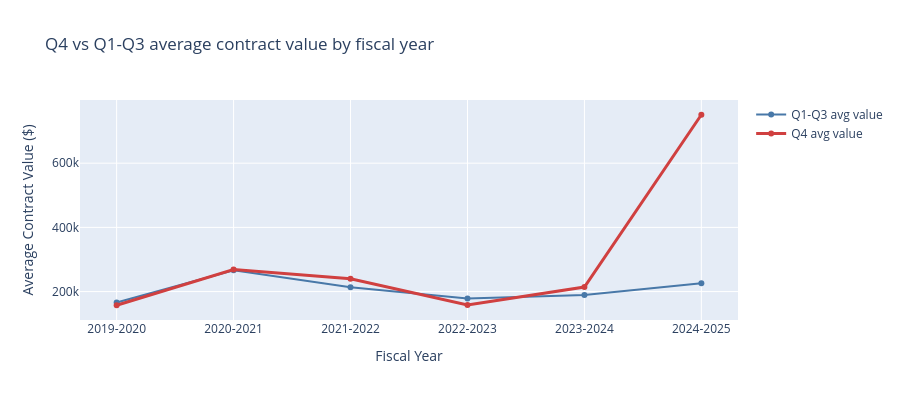

Here is the notebook cell this chart was saved with:
### Markdown cell above
The Q4 rush operates through two channels: new contracts and amendments. Both are more concentrated in Q4. Any oversight response needs to address both.

### Code cell
# Year-over-year Q4 trend
q4_trend = con.sql("""
    SELECT fiscal_year,
        ROUND(AVG(CASE WHEN quarter='Q4' THEN val END), 0) AS q4_avg_val,
        ROUND(AVG(CASE WHEN quarter!='Q4' THEN val END), 0) AS other_avg_val
    FROM analysis
    WHERE instrument_type = 'C' AND reporting_period >= '2019-2020' AND fiscal_year <= '2024-2025'
    GROUP BY fiscal_year ORDER BY fiscal_year
""").pl().to_pandas()

fig = go.Figure()
fig.add_trace(go.Scatter(x=q4_trend['fiscal_year'], y=q4_trend['other_avg_val'], mode='lines+markers',
    name='Q1-Q3 avg value', line=dict(color='#4878A8', width=2)))
fig.add_trace(go.Scatter(x=q4_trend['fiscal_year'], y=q4_trend['q4_avg_val'], mode='lines+markers',
    name='Q4 avg value', line=dict(color='#D04040', width=3)))
fig.update_layout(title="Q4 vs Q1-Q3 average contract value by fiscal year", yaxis_title="Average Contract Value ($)",
    xaxis_title="Fiscal Year", height=400, hovermode='x unified')
fig.show()

### Figure 1 — Plotly figure (JSON) as saved in the notebook; plotly's stock layout.template omitted (floating-point values rounded to 4 significant figures)
{"data": [{"line": {"color": "#4878A8", "width": 2}, "mode": "lines+markers", "name": "Q1-Q3 avg value", "type": "scatter", "x": ["2019-2020", "2020-2021", "2021-2022", "2022-2023", "2023-2024", "2024-2025"], "y": [165800.0, 266200.0, 213100.0, 178100.0, 189300.0, 225600.0]}, {"line": {"color": "#D04040", "width": 3}, "mode": "lines+markers", "name": "Q4 avg value", "type": "scatter", "x": ["2019-2020", "2020-2021", "2021-2022", "2022-2023", "2023-2024", "2024-2025"], "y": [157400.0, 268800.0, 240200.0, 158300.0, 214100.0, 750900.0]}], "layout": {"height": 400, "hovermode": "x unified", "title": {"text": "Q4 vs Q1-Q3 average contract value by fiscal year"}, "xaxis": {"title": {"text": "Fiscal Year"}}, "yaxis": {"title": {"text": "Average Contract Value ($)"}}}}
